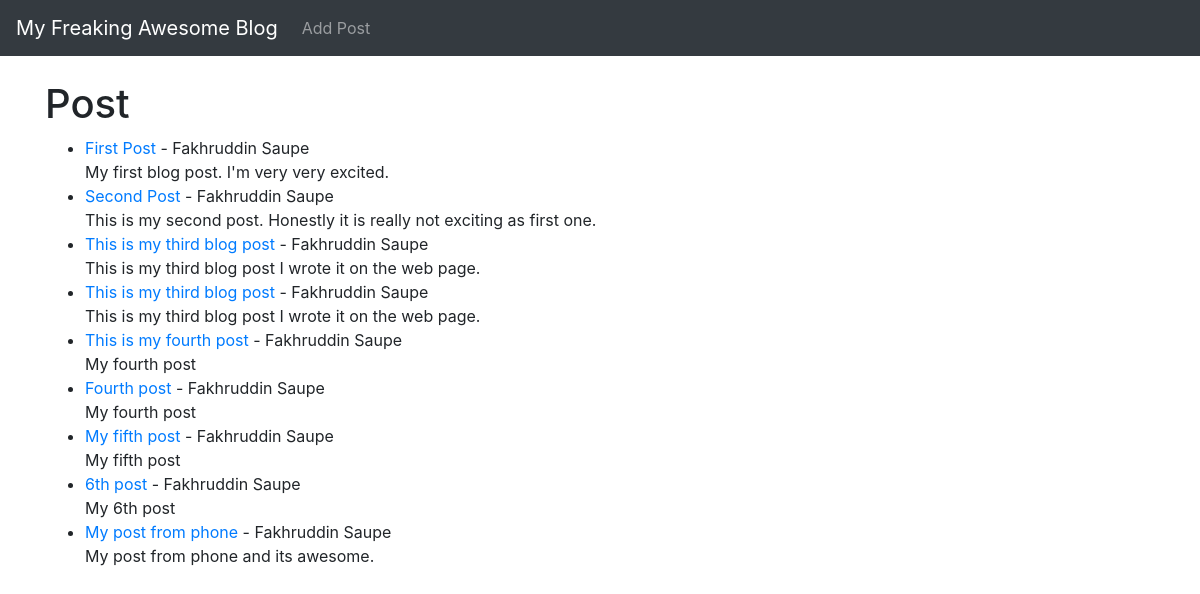
The page / on the database its author committed.
### theblog/models.py (models this page shows, shortened)
class Post(models.Model):
    title = models.CharField(max_length = 255)
    title_tag = models.CharField(max_length = 255)
    author = models.ForeignKey(User, on_delete=models.CASCADE)
    body = models.TextField()

### theblog/views.py (the view)
# urls.py: path('', HomeView.as_view(), name="home"),
class HomeView(ListView):
    model = Post
    template_name = "home.html"

### theblog/templates/home.html
{% extends 'base.html' %}
{% block content %}
<h1>Post</h1>
<ul>
{% for post in object_list %}
    <li><a href="{% url 'article-detail' post.pk %}">{{ post.title }} </a> - {{ post.author.first_name }}
        {{ post.author.last_name }}<br/>
    {{ post.body }}</li>
{% endfor %}
</ul>
{% endblock %}

### theblog/templates/base.html (shortened to what this page needs)
<!doctype html>
<html lang="en">
  <head>
    <link rel="stylesheet" href="https://stackpath.bootstrapcdn.com/bootstrap/4.3.1/css/bootstrap.min.css">
  </head>
  <body>
    <nav class="navbar navbar-expand-lg navbar-dark bg-dark">
        <a class="navbar-brand" href="{% url 'home' %}">My Freaking Awesome Blog</a>
        <div class="collapse navbar-collapse" id="navbarSupportedContent">
          <ul class="navbar-nav mr-auto">
            <li class="nav-item">
              <a class="nav-link" href="{% url 'add_post' %}">Add Post</a>
            </li>
          </ul>
        </div>
      </nav>
    <br/>
    <div class="container">
        {% block content %}
        {% endblock %}
    </div>
  </body>
</html>

### rows shown on the page
Post: title "First Post", author.first_name "Fakhruddin", author.last_name "Saupe", body "My first blog post. I'm very very excited."
Post: title "Second Post", author.first_name "Fakhruddin", author.last_name "Saupe", body "This is my second post. Honestly it is really not exciting as first one."
Post: title "This is my third blog post", author.first_name "Fakhruddin", author.last_name "Saupe", body "This is my third blog post I wrote it on the web page."
Post: title "This is my third blog post", author.first_name "Fakhruddin", author.last_name "Saupe", body "This is my third blog post I wrote it on the web page."
Post: title "This is my fourth post", author.first_name "Fakhruddin", author.last_name "Saupe", body "My fourth post"
Post: title "Fourth post", author.first_name "Fakhruddin", author.last_name "Saupe", body "My fourth post"
Post: title "My fifth post", author.first_name "Fakhruddin", author.last_name "Saupe", body "My fifth post"
Post: title "6th post", author.first_name "Fakhruddin", author.last_name "Saupe", body "My 6th post"
Post: title "My post from phone", author.first_name "Fakhruddin", author.last_name "Saupe", body "My post from phone and its awesome."
